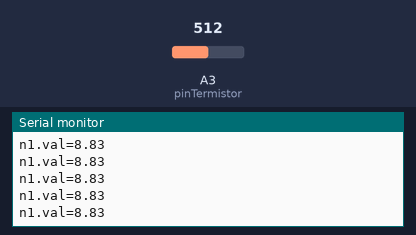
Simulated run of this sketch. Board: Arduino Uno, built with avr-gcc and run on an emulated ATmega328P. Parts: the last lines printed to the serial monitor. The inputs (shaded band) are chosen by the test bench; at power-on: A3 (pinTermistor) = 512.

Above: at 1.2 s.
1.3 s: A3 (pinTermistor) set to 303
At 1.9 s:
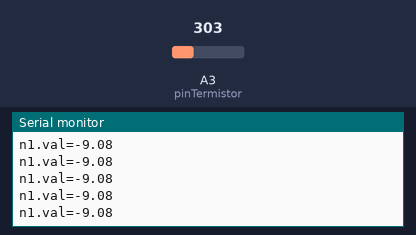
2.8 s: A3 (pinTermistor) set to 277
At 3.7 s:
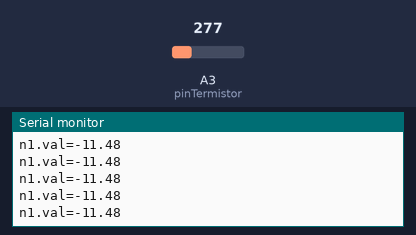
5.8 s: A3 (pinTermistor) set to 391
At 6.6 s:
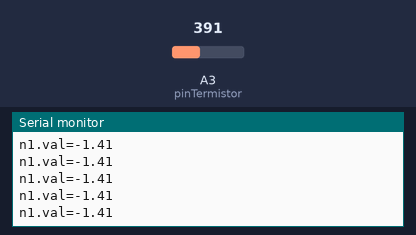
7.3 s: A3 (pinTermistor) set to 425
At 7.8 s:
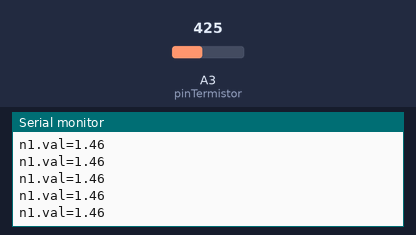
Timing chart, 0 to 10.3 s (numbered marks = the images above; inputs shaded):
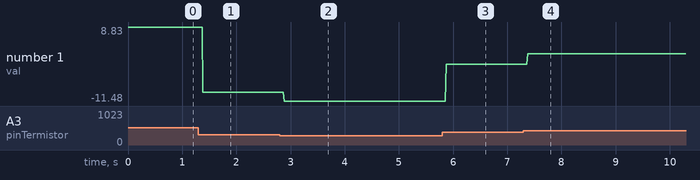

The sketch:

leitura_termistor.ino
```cpp
/*
 * Leitura de temperatura usando um termistor
 */

// Conexão do termistor
const int pinTermistor = A3;

// Parâmetros do termistor
const double beta_termistor = 3600.0;
const double r0_termistor = 10000.0;
const double t0_termistor = 273.0 + 25.0;
const double rx_termistor = r0_termistor * exp(-beta_termistor/t0_termistor);

// Parâmetros do circuito
const double vcc_termistor = 5.0;
const double R_termistor = 20000.0;

// Numero de amostras na leitura
const int nAmostras_termistor = 5;

// Iniciação
void setup() {
  Serial.begin(9600);
}

// Laço perpétuo
void loop() {
  // Le o sensor algumas vezes
  int soma_termistor = 0;
  for (int i = 0; i < nAmostras_termistor; i++) {
    soma_termistor += analogRead(pinTermistor);
  }

  // Determina a resistência do termistor
  double v_termistor = (vcc_termistor*soma_termistor)/(nAmostras_termistor*1024.0);
  double rt_termistor = (vcc_termistor*R_termistor)/v_termistor - R_termistor;

  // Calcula a temperatura
  double t_termistor = beta_termistor / log(rt_termistor/rx_termistor);
  // Imprime os valores
  Serial.print("n1.val="); //Definir essa variavel para ser utilizada no Nextion para receber o valor da Temperatura
  Serial.println (t_termistor - 273.0); //Valor da Temperatura

}
```

Measured:
- after the input at 1.3 s, the serial monitor: prints a new line after 0.08 s (image 1)
- after the input at 2.8 s, the serial monitor: prints a new line after 0.08 s (image 2)
- after the input at 5.8 s, the serial monitor: prints a new line after 0.07 s (image 3)
- after the input at 7.3 s, the serial monitor: prints a new line after 0.07 s (image 4)
- plotted number 1: 8.83 → -9.08 after the input at 1.3 s, -9.08 → -11.48 after the input at 2.8 s, -11.48 → -1.41 after the input at 5.8 s, -1.41 → 1.46 after the input at 7.3 s
